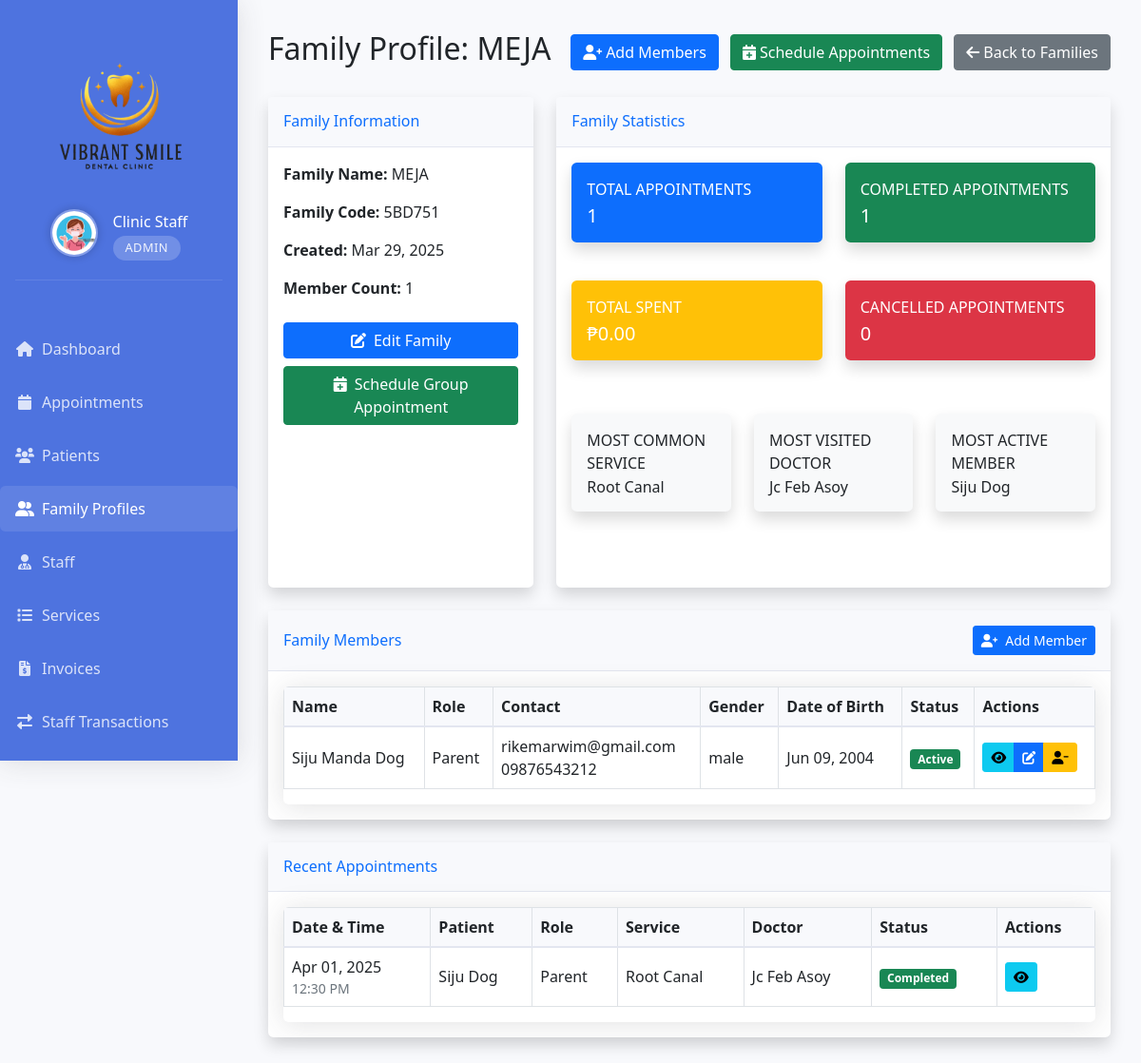
/admin/view_family.php?code=5BD751 (signed in), run on the app's committed database.
### tables this page shows
CREATE TABLE `users` (
  `id` int(11) NOT NULL,
  `username` varchar(50) NOT NULL,
  `password` varchar(255) NOT NULL,
  `role` enum('admin','doctor','patient') NOT NULL,
  `email` varchar(100) NOT NULL,
  `first_name` varchar(50) NOT NULL DEFAULT '',
  `middle_name` varchar(50) NOT NULL DEFAULT '',
  `last_name` varchar(50) NOT NULL DEFAULT '',
  `phone` varchar(20) DEFAULT NULL,
  `created_at` timestamp NOT NULL DEFAULT current_timestamp(),
  `updated_at` timestamp NOT NULL DEFAULT current_timestamp() ON UPDATE current_timestamp(),
  `active` tinyint(1) DEFAULT 1,
  `email_verified` tinyint(1) DEFAULT 0,
  `profile_picture` varchar(255) DEFAULT NULL
);

CREATE TABLE `family_codes` (
  `id` int(11) NOT NULL,
  `code` varchar(10) NOT NULL,
  `name` varchar(100) NOT NULL,
  `created_by` int(11) NOT NULL,
  `created_at` timestamp NOT NULL DEFAULT current_timestamp()
);

CREATE TABLE `patients` (
  `id` int(11) NOT NULL,
  `user_id` int(11) NOT NULL,
  `date_of_birth` date DEFAULT NULL,
  `age` int(11) DEFAULT NULL,
  `gender` enum('male','female') NOT NULL,
  `address` varchar(255) DEFAULT NULL,
  `region` varchar(50) DEFAULT NULL,
  `city` varchar(100) DEFAULT NULL,
  `barangay` varchar(100) DEFAULT NULL,
  `zipcode` varchar(10) DEFAULT NULL,
  `family_code` varchar(10) DEFAULT NULL,
  `family_role` varchar(50) DEFAULT NULL,
  `is_minor` tinyint(1) DEFAULT 0,
  `guardian_name` varchar(100) DEFAULT NULL,
  `guardian_relationship` varchar(50) DEFAULT NULL,
  `guardian_phone` varchar(20) DEFAULT NULL,
  `guardian_email` varchar(100) DEFAULT NULL,
  `guardian_consent` tinyint(1) DEFAULT 0,
  `created_at` timestamp NOT NULL DEFAULT current_timestamp(),
  `updated_at` timestamp NOT NULL DEFAULT current_timestamp() ON UPDATE current_timestamp()
);

CREATE TABLE `appointments` (
  `id` int(11) NOT NULL,
  `patient_id` int(11) NOT NULL,
  `doctor_id` int(11) DEFAULT NULL,
  `appointment_date` date NOT NULL,
  `appointment_time` time NOT NULL,
  `status` enum('pending','scheduled','approved','completed','cancelled') NOT NULL DEFAULT 'pending',
  `notes` text DEFAULT NULL,
  `created_at` timestamp NOT NULL DEFAULT current_timestamp(),
  `updated_at` timestamp NOT NULL DEFAULT current_timestamp() ON UPDATE current_timestamp(),
  `service_id` int(11) DEFAULT NULL,
  `end_time` time DEFAULT NULL,
  `reschedule_count` int(11) DEFAULT 0
);

CREATE TABLE `services` (
  `id` int(11) NOT NULL,
  `name` varchar(100) NOT NULL,
  `description` text DEFAULT NULL,
  `duration` varchar(50) NOT NULL,
  `duration_format` varchar(50) DEFAULT NULL,
  `price` decimal(10,2) NOT NULL,
  `status` enum('active','inactive') DEFAULT 'active',
  `created_at` timestamp NOT NULL DEFAULT current_timestamp(),
  `updated_at` timestamp NOT NULL DEFAULT current_timestamp() ON UPDATE current_timestamp()
);

### admin/view_family.php (the view, shortened to what the rows shown need)
<?php
require_once "../config/database.php";
$family_code = $_GET['code'];
$sql = "SELECT * FROM family_codes WHERE code = ?";
if($stmt = mysqli_prepare($conn, $sql)){
    mysqli_stmt_bind_param($stmt, "s", $family_code);
    mysqli_stmt_execute($stmt);
    $result = mysqli_stmt_get_result($stmt);
    if($row = mysqli_fetch_assoc($result)){
        $family = $row;
    } else {
        $_SESSION['error_message'] = "Family not found";
        header("location: family_profiles.php");
        exit;
    }
}
$sql = "SELECT p.id as patient_id, p.date_of_birth, p.gender, p.family_role, p.family_code,
        u.id as user_id, u.first_name, u.middle_name, u.last_name, u.email, u.phone, u.active
        FROM patients p
        JOIN users u ON p.user_id = u.id
        WHERE p.family_code = ?
        ORDER BY u.first_name, u.last_name";
$family_members = [];
if($stmt = mysqli_prepare($conn, $sql)){
    mysqli_stmt_bind_param($stmt, "s", $family_code);
    mysqli_stmt_execute($stmt);
    $result = mysqli_stmt_get_result($stmt);
    while($row = mysqli_fetch_assoc($result)){
        $family_members[] = $row;
    }
}
$appointments_sql = "SELECT
    a.id as appointment_id,
    a.appointment_date,
    a.appointment_time,
    a.status,
    a.notes,
    a.created_at,
    CONCAT(u.first_name, ' ', u.last_name) as patient_name,
    CONCAT(du.first_name, ' ', du.last_name) as doctor_name,
    s.name as service_name,
    s.duration as service_duration,
    s.price as service_price,
    d.specialization as doctor_specialization,
    p.family_role
FROM appointments a
LEFT JOIN patients p ON a.patient_id = p.id
LEFT JOIN users u ON p.user_id = u.id
LEFT JOIN doctors d ON a.doctor_id = d.id
LEFT JOIN users du ON d.user_id = du.id
LEFT JOIN services s ON a.service_id = s.id
WHERE p.family_code = ?
ORDER BY a.appointment_date DESC, a.appointment_time DESC";
$stmt = mysqli_prepare($conn, $appointments_sql);
mysqli_stmt_bind_param($stmt, "s", $family_code);
mysqli_stmt_execute($stmt);
$appointments_result = mysqli_stmt_get_result($stmt);
require_once "includes/header.php";
?>
<div class="d-flex justify-content-between align-items-center mb-4">
    <h2>Family Profile: <?php echo htmlspecialchars($family['name']); ?></h2>
    <div>
        <a href="add_to_family.php?code=<?php echo $family_code; ?>" class="btn btn-primary me-2">
        </a>
        <a href="schedule_family.php?code=<?php echo $family_code; ?>" class="btn btn-success me-2">
        </a>
        <a href="family_profiles.php" class="btn btn-secondary">
        </a>
    </div>
</div>
<div class="row">
    <div class="col-md-4 mb-4">
        <div class="card shadow h-100">
            <div class="card-body">
                <div class="mb-3">
                    <strong>Family Name:</strong> <?php echo htmlspecialchars($family['name']); ?>
                </div>
                <div class="mb-3">
                    <strong>Family Code:</strong> <?php echo htmlspecialchars($family['code']); ?>
                </div>
                <div class="mb-3">
                    <strong>Created:</strong> <?php echo date('M d, Y', strtotime($family['created_at'])); ?>
                </div>
                <div class="mb-3">
                    <strong>Member Count:</strong> <?php echo count($family_members); ?>
                </div>
                <div class="d-grid gap-2 mt-4">
                    <a href="edit_family.php?id=<?php echo $family['id']; ?>" class="btn btn-primary">
                    </a>
                    <a href="schedule_family.php?code=<?php echo $family_code; ?>" class="btn btn-success">
                    </a>
                </div>
            </div>
        </div>
    </div>
</div>
<div class="card shadow mb-4">
    <div class="card-body">
        <div class="table-responsive">
            <table class="table table-bordered table-hover" id="membersTable" width="100%" cellspacing="0">
                <thead>
                    <tr>
                        <th>Name</th>
                        <th>Role</th>
                        <th>Contact</th>
                        <th>Gender</th>
                        <th>Date of Birth</th>
                        <th>Status</th>
                        <th>Actions</th>
                    </tr>
                </thead>
                <tbody>
                    <?php if(empty($family_members)): ?>
                    <tr>
                        <td colspan="7" class="text-center">No family members found</td>
                    </tr>
                    <?php else: ?>
                        <?php foreach($family_members as $member): ?>
                        <tr>
                            <td>
                                <?php echo htmlspecialchars($member['first_name'] . ' ' .
                                    ($member['middle_name'] ? $member['middle_name'] . ' ' : '') .
                                    $member['last_name']);
                                ?>
                            </td>
                            <td>
                                <?php echo !empty($member['family_role'])
                                    ? htmlspecialchars($member['family_role'])
                                    : '<span class="text-muted">Not specified</span>';
                                ?>
                            </td>
                            <td>
                                <div><?php echo htmlspecialchars($member['email']); ?></div>
                                <div><?php echo htmlspecialchars($member['phone']); ?></div>
                            </td>
                            <td><?php echo htmlspecialchars($member['gender']); ?></td>
                            <td><?php echo date('M d, Y', strtotime($member['date_of_birth'])); ?></td>
                            <td>
                                <?php if($member['active']): ?>
                                    <span class="badge bg-success">Active</span>
                                <?php else: ?>
                                    <span class="badge bg-danger">Inactive</span>
                                <?php endif; ?>
                            </td>
                            <td>
                                <div class="btn-group" role="group">
                                    <a href="view_patient.php?id=<?php echo $member['patient_id']; ?>" class="btn btn-sm btn-info">
                                        <i class="fas fa-eye"></i>
                                    </a>
                                    <a href="edit_patient.php?id=<?php echo $member['patient_id']; ?>" class="btn btn-sm btn-primary">
                                        <i class="fas fa-edit"></i>
                                    </a>
                                    <a href="javascript:void(0);" onclick="confirmRemove(<?php echo $member['patient_id']; ?>)" class="btn btn-sm btn-warning">
                                        <i class="fas fa-user-minus"></i>
                                    </a>
                                </div>
                            </td>
                        </tr>
                        <?php endforeach; ?>
                    <?php endif; ?>
                </tbody>
            </table>
        </div>
    </div>
</div>
<div class="card shadow mb-4">
    <div class="card-body">
        <div class="table-responsive">
            <table class="table table-bordered table-hover" id="appointmentsTable" width="100%" cellspacing="0">
                <thead>
                    <tr>
                        <th>Date & Time</th>
                        <th>Patient</th>
                        <th>Role</th>
                        <th>Service</th>
                        <th>Doctor</th>
                        <th>Status</th>
                        <th>Actions</th>
                    </tr>
                </thead>
                <tbody>
                    <?php if(empty($appointments_result)): ?>
                    <tr>
                        <td colspan="7" class="text-center">No appointments found</td>
                    </tr>
                    <?php else: ?>
                        <?php while($appointment = mysqli_fetch_assoc($appointments_result)): ?>
                        <tr>
                            <td>
                                <div><?php echo date('M d, Y', strtotime($appointment['appointment_date'])); ?></div>
                                <div class="small text-muted"><?php echo date('h:i A', strtotime($appointment['appointment_time'])); ?></div>
                            </td>
                            <td><?php echo htmlspecialchars($appointment['patient_name']); ?></td>
                            <td>
                                <?php echo !empty($appointment['family_role'])
                                    ? htmlspecialchars($appointment['family_role'])
                                    : '<span class="text-muted">Not specified</span>';
                                ?>
                            </td>
                            <td><?php echo htmlspecialchars($appointment['service_name'] ?? 'N/A'); ?></td>
                            <td><?php echo htmlspecialchars($appointment['doctor_name'] ?? 'N/A'); ?></td>
                            <td>
                                <span class="badge bg-<?php
                                    echo $appointment['status'] === 'completed' ? 'success' :
                                        ($appointment['status'] === 'cancelled' ? 'danger' :
                                        ($appointment['status'] === 'pending' ? 'warning' : 'info'));
                                ?>">
                                    <?php echo ucfirst($appointment['status']); ?>
                                </span>
                            </td>
                            <td>
                                <a href="view_appointment.php?id=<?php echo $appointment['appointment_id']; ?>" class="btn btn-sm btn-info">
                                    <i class="fas fa-eye"></i>
                                </a>
                            </td>
                        </tr>
                        <?php endwhile; ?>
                    <?php endif; ?>
                </tbody>
            </table>
        </div>
    </div>
</div>
<?php require_once "includes/footer.php"; ?>

### admin/includes/header.php (shortened to what the rows shown need)
<!DOCTYPE html>
<html lang="en">
<head>
    <link href="https://cdn.jsdelivr.net/npm/bootstrap@5.1.3/dist/css/bootstrap.min.css" rel="stylesheet">
    <link href="https://cdnjs.cloudflare.com/ajax/libs/font-awesome/6.0.0/css/all.min.css" rel="stylesheet">
    <link href="https://cdn.jsdelivr.net/npm/sweetalert2@11.7.32/dist/sweetalert2.min.css" rel="stylesheet">
    <link href="https://cdn.jsdelivr.net/npm/fullcalendar@5.11.3/main.min.css" rel="stylesheet">
</head>
<body>
    <div class="container-fluid">
        <div class="row">
            <div class="col-lg-2 px-0 sidebar" id="sidebar">
                <div class="logo-container">
                    <?php
                    $admin_id = $_SESSION["id"];
                    $admin_query = "SELECT first_name, last_name, profile_picture FROM users WHERE id = ?";
                    $admin_stmt = mysqli_prepare($conn, $admin_query);
                    mysqli_stmt_bind_param($admin_stmt, "i", $admin_id);
                    mysqli_stmt_execute($admin_stmt);
                    $admin_result = mysqli_stmt_get_result($admin_stmt);
                    $admin_info = mysqli_fetch_assoc($admin_result);
                    $admin_name = $admin_info['first_name'] . ' ' . $admin_info['last_name'];
                    $profile_pic = $admin_info['profile_picture'] ? '../' . $admin_info['profile_picture'] : '../assets/img/default-profile.png';
                    ?>
                    <div class="admin-profile mb-3">
                        <div class="d-flex align-items-center justify-content-center">
                            <img src="<?php echo $profile_pic; ?>" alt="Admin Profile" class="admin-profile-img rounded-circle me-3">
                            <div class="text-start">
                                <h4 class="text-white mb-0"><?php echo htmlspecialchars($admin_name); ?></h4>
                                <span class="admin-label">Admin</span>
                            </div>
                        </div>
                    </div>
                </div>
            </div>
            <div class="col-lg-10 main-content" id="mainContent">

### data on the page
users: profile_picture (picture), admin_name "Clinic Staff"
family_codes: name "MEJA", code "5BD751", created_at "Mar 29, 2025"
patients: user.last_name "Siju Manda Dog", family_role "Parent", user.email "rikemarwim@gmail.com", user.phone "09876543212", gender "male", date_of_birth "Jun 09, 2004"
appointments: appointment_date "Apr 01, 2025", appointment_time "12:30 PM", patient_name "Siju Dog", patient.family_role "Parent", service.name "Root Canal", doctor_name "Jc Feb Asoy", status "Completed"

### other printed values
count($family_members) "1"
$stats['total_appointments'] "1"
$stats['completed_appointments'] "1"
$stats['total_spent'] "0.00"
$stats['cancelled_appointments'] "0"
$stats['most_common_service'] "Root Canal"
$stats['most_visited_doctor'] "Jc Feb Asoy"
$stats['most_active_member'] "Siju Dog"
